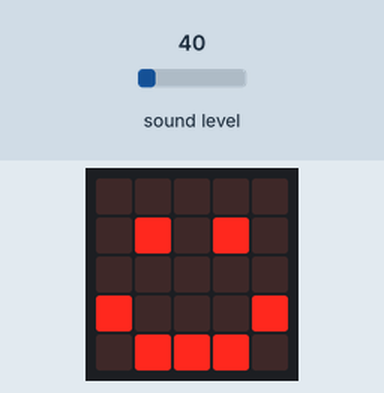
Recording of a program running on a simulated BBC micro:bit (MakeCode). Shown: the board's 5×5 LED display. The test bench sets the inputs (shaded band); at power-on: sound level 40.

Above: at 1.3 s.
1.4 s: sound level set to 64
At 5.0 s:
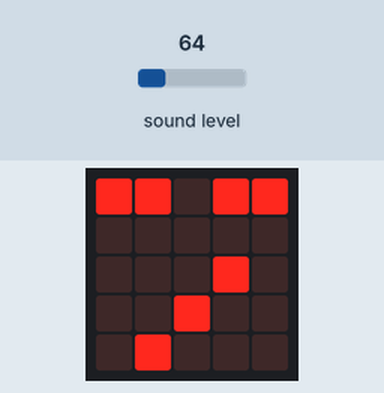
5.3 s: sound level set to 128
At 8.8 s:
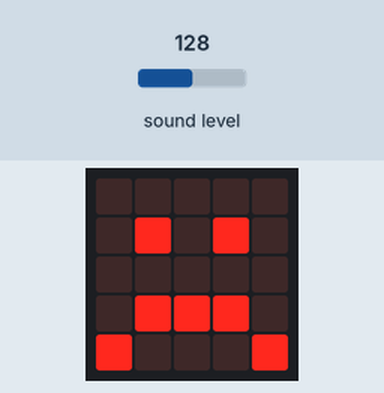
9.1 s: sound level set to 191
At 12.2 s:
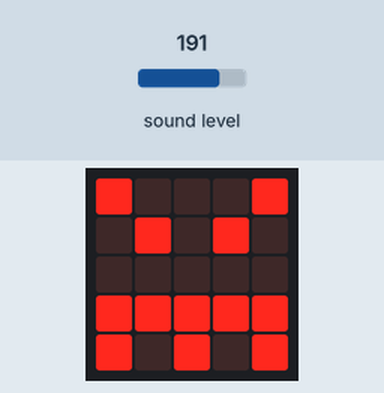
12.5 s: sound level set to 5
At 15.5 s:
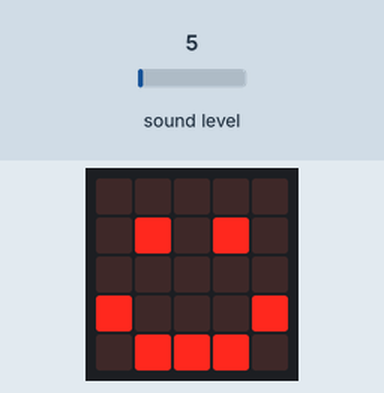
15.9 s: sound level set to 250
At 18.9 s:
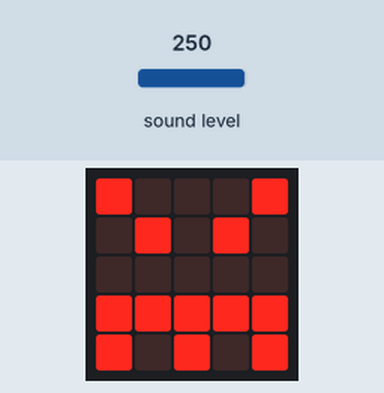
Timing chart, 0 to 20.4 s (numbered marks = the images above; inputs shaded):
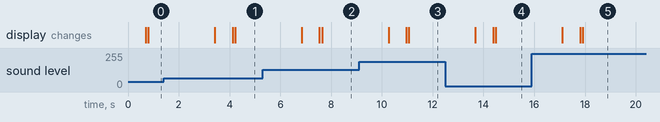

Measured:
- after the input at 1.4 s, the display: first differs from a run without the input after 2.8 s (image 1)
- after the input at 5.3 s, the display: first differs from a run without the input after 2.3 s (image 2)
- after the input at 9.1 s, the display: first differs from a run without the input after 2.0 s (image 3)
- after the input at 12.5 s, the display: first differs from a run without the input after 2.0 s (image 4)
- after the input at 15.9 s, the display: first differs from a run without the input after 2.0 s (image 5)

The program:

main.ts
```typescript
let ruido: number;
let ruidoAnterior = -1
let escuchando = true
basic.forever(function () {
    ruido = input.soundLevel()
    if (escuchando) {
        basic.showIcon(IconNames.SmallSquare)
        basic.pause(100)
        basic.clearScreen()
        basic.pause(100)
    }
    if (ruido != ruidoAnterior) {
        if (ruido < 50) {
            basic.showIcon(IconNames.Happy)
        } else if (ruido < 100) {
            basic.showIcon(IconNames.Meh)
        } else if (ruido < 150) {
            basic.showIcon(IconNames.Sad)
        } else {
            basic.showIcon(IconNames.Angry)
        }
        ruidoAnterior = ruido
        escuchando = false
        basic.pause(2000)
        escuchando = true
    }
})
```

test.ts
```typescript
// aquí va el archivo "tests"; esto no se compilará cuando este paquete se utilice como una extensión.
```
